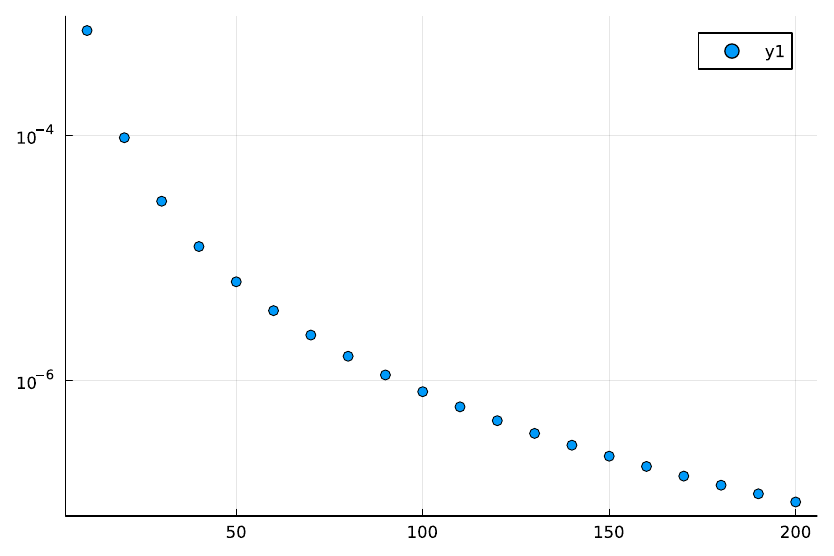

This figure's Julia source:
using FastGaussQuadrature, LinearAlgebra
using Plots

list = []
f(x) = sqrt(1-x^2)
err_list = []
x_list = [i*10 for i in 1:20]

for i in 1:20
    x,w = gausslegendre(i*10)
    y = dot(w,f.(x))
    push!(list,y)
end

for i in 1:20
    push!(err_list,list[i]-π/2.0)
end

gr()
p = plot(x_list,err_list,st=:scatter,yscale=:log10)
savefig(p, "sample.pdf")